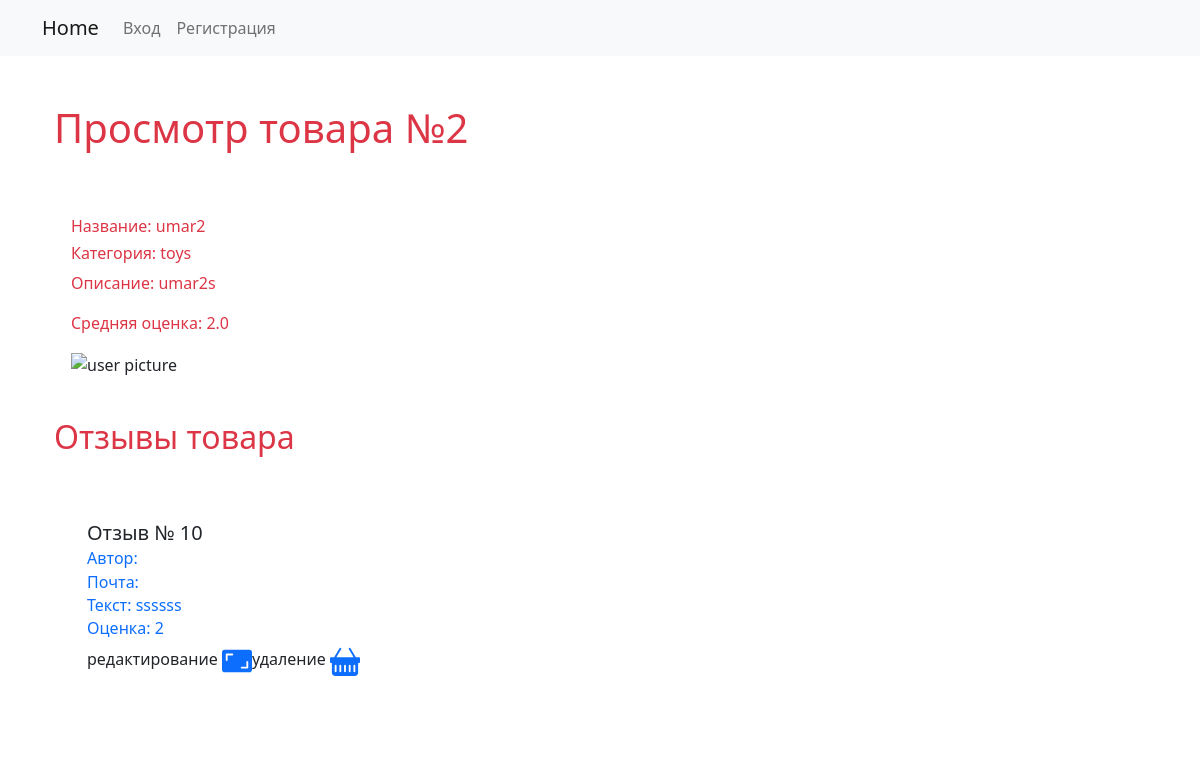
The app's page /product/2/, older data.
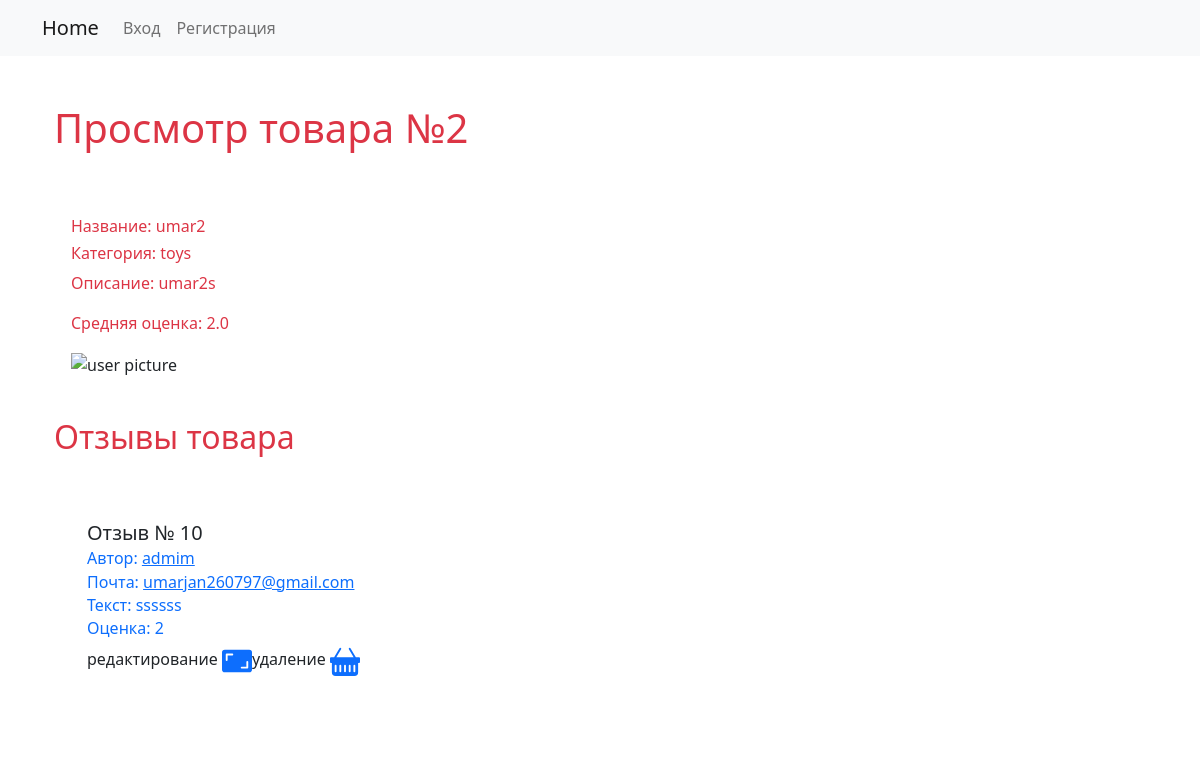
The same page, newer data.
### webapp/models.py (models this page shows, shortened)
class Review(models.Model):
    author = models.ForeignKey(User, on_delete=models.CASCADE, default=1, verbose_name='Автор', related_name='reviews')
    product = models.ForeignKey('webapp.Product',  on_delete=models.CASCADE, verbose_name='Товар',  related_name='reviews')
    text = models.TextField(max_length=2000, verbose_name='Текст отзыва')
    grade = models.IntegerField(verbose_name='Оценка')
    status = models.BooleanField(verbose_name='Статус', default=False)
    created_at = models.DateTimeField(auto_now_add=True, verbose_name="Время создания")
    updated_at = models.DateTimeField(auto_now=True, verbose_name="Время обновления")
    class Meta:
        db_table = 'Reviews'
        verbose_name = 'Отзыв'
        verbose_name_plural = 'Отзывы'
        permissions = [
            ('can_view_false_reviews', 'Может видеть все не модерированные отзывы')
        ]

### webapp/views/products.py (the view)
# urls.py: path('product/<int:pk>/', ProductView.as_view(), name='product_view'),
class ProductView(DetailView):
    model = Product
    template_name = 'products/view.html'

### webapp/models.py (called while the page is built)
    def average(self):
        reviews = self.reviews.filter(status=True)
        sum = 0
        if reviews:
            for review in reviews:
                sum += review.grade
            return round(sum / len(reviews), 2)
        else:
            return 0

### webapp/templates/products/view.html (shortened to what this page needs)
{% extends 'base.html' %}
{% block content %}
    <div class="container">
        <div class="my-5">
            <h1 class="text-danger"> Просмотр товара №{{ product.id }}</h1>
        </div>
        <div class="alert" role="alert">
            <h6 class="text-danger">Название: {{ product.name }}</h6>
            <h6 class="text-danger">Категория: {{ product.category }}</h6>
            <p class="text-danger">Описание: {{ product.description }}</p>
            <p class="text-danger" >Cредняя оценка: {{ product.average }}</p>
            {% if product.picture %}
                <img class="avatar" src="{{ product.picture.url }}" width="150" height="150" alt="user picture">
            {% else %}
                <img class="avatar"
                     src="https://st4.depositphotos.com/14953852/24787/v/600/depositphotos_247872612-stock-illustration-no-image-available-icon-vector.jpg"
                     width="250" height="250" alt="user picture">
            {% endif %}
        </div>
                <div class=" my-4" role="alert">
                    <h2 class="text-danger">Отзывы товара</h2>
                </div>
                <div class="alert" role="alert">
                    <div class=" row-cols-1">
                        {% for review in product.reviews.all %}
                            {% if review.status == True %}
                            <div class="col my-2">
                                <div class="">
                                    <div class="card-body">
                                        <h5 class="card-title">Отзыв № {{ review.id }}</h5>
                                        <h6 class="card-subtitle mb-2 text-primary">Автор: <a href="{% url 'accounts:detail' review.author.id %}">{{ review.author.first_name }}</a></h6>
                                        <h6 class="card-subtitle mb-2 text-primary">Почта: <a href="{% url 'accounts:detail' review.author.id %}">{{ review.author.email }}</a></h6>
                                        <h6 class="card-subtitle mb-2 text-primary">Текст: {{ review.text }}</h6>
                                        <h6 class="card-subtitle mb-2 text-primary">Оценка: {{ review.grade }}</h6>
                                        <p> редактирование <a href="{% url "webapp:review_update" review.pk %}"></a>удаление  <a href="{% url "webapp:review_delete" review.pk %}"></a></p>
                                    </div>
                                </div>
                            </div>
                            {% endif %}
                        {% endfor %}
                    </div>
                </div>
    </div>
{% endblock %}

Row changes from the older to the newer data that the page shows:
changed through a linked row, Review "ssssss": author.first_name (not shown) → "admim"; author.email (not shown) → "umarjan260797@gmail.com"
